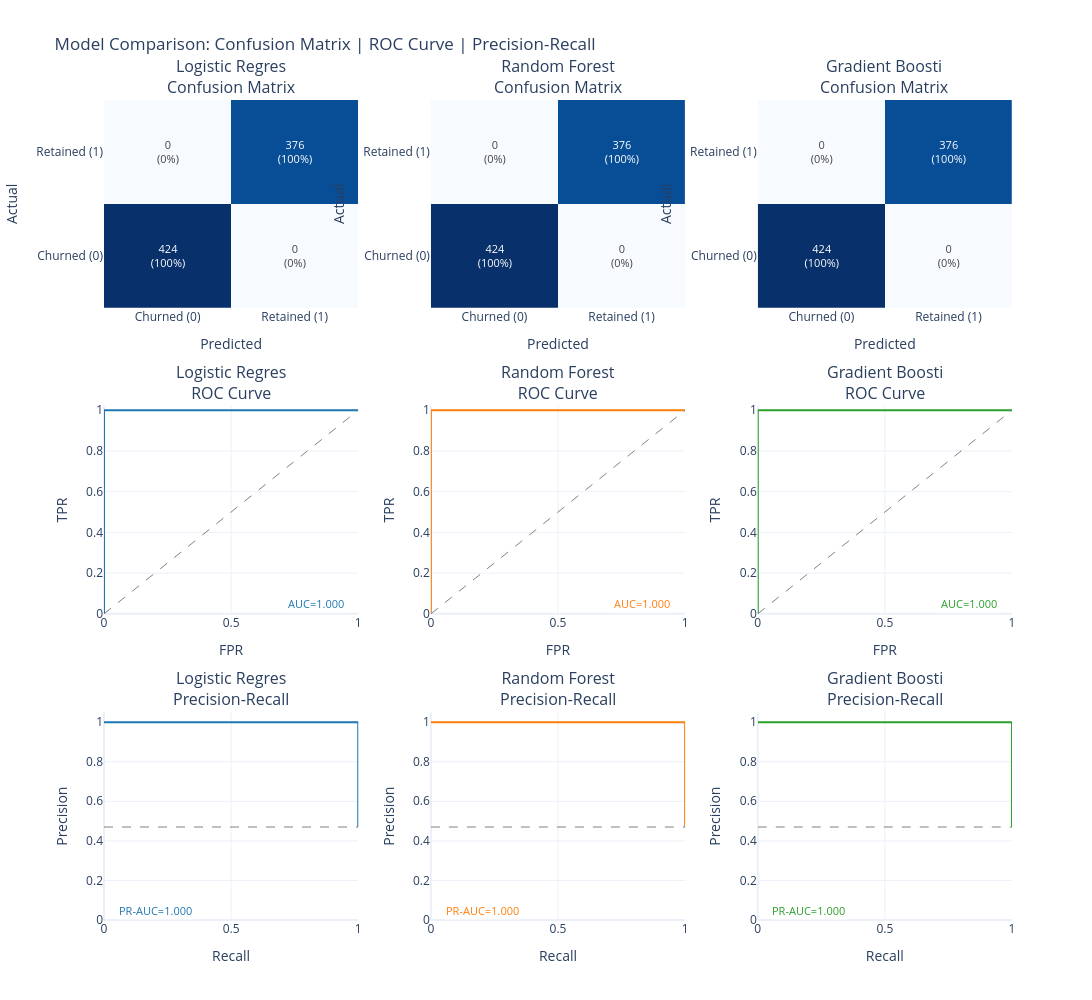

The notebook cell this image was saved under:
### Markdown cell above
## 8.6 Model Comparison Grid

This visualization shows all models side-by-side with:
- **Row 1**: Confusion matrices (counts and percentages)
- **Row 2**: ROC curves with AUC scores
- **Row 3**: Precision-Recall curves with PR-AUC scores

**📖 How to Read:**
- **Confusion Matrix**: Diagonal = correct predictions. Off-diagonal = errors.
- **ROC Curve**: Higher curve = better. AUC > 0.8 is good, > 0.9 is excellent.
- **PR Curve**: Higher curve = better at finding positives without false alarms.

### Code cell
if not _skip_modeling:
    grid_results = {
        name: {"y_pred": data["y_pred"], "y_pred_proba": data["y_pred_proba"]}
        for name, data in model_predictions.items()
    }

    if _is_binary:
        fig = charts.model_comparison_grid(
            grid_results, y_test,
            class_labels=["Churned (0)", "Retained (1)"],
            title="Model Comparison: Confusion Matrix | ROC Curve | Precision-Recall"
        )
        display_figure(fig)
    else:
        import numpy as np
        import plotly.graph_objects as go
        from plotly.subplots import make_subplots
        from sklearn.metrics import confusion_matrix

        model_names = list(grid_results.keys())
        n_models = len(model_names)
        fig = make_subplots(rows=1, cols=n_models, subplot_titles=[f"{n[:20]}" for n in model_names])
        for i, name in enumerate(model_names):
            cm = confusion_matrix(y_test, grid_results[name]["y_pred"])
            fig.add_trace(go.Heatmap(
                z=cm, x=list(range(cm.shape[1])), y=list(range(cm.shape[0])),
                text=cm.astype(str), texttemplate="%{text}", showscale=False,
                colorscale="Blues",
            ), row=1, col=i + 1)
        fig.update_layout(title="Model Comparison: Confusion Matrices (multiclass)", height=400, width=350 * n_models + 50)
        display_figure(fig)

    print("\n" + "=" * 80)
    print("METRICS SUMMARY")
    print("=" * 80)
    _metrics_cols = ["Model", "Test AUC", "F1-Score", "Precision", "Recall"]
    if _is_binary:
        _metrics_cols.insert(2, "PR-AUC")
    display_table(results_df[_metrics_cols])

### Figure 1 — Plotly figure (JSON) as saved in the notebook; plotly's stock layout.template omitted (floating-point values rounded to 4 significant figures; data arrays with more than 128 entries replaced by an {"elided": "..."} marker saying what was removed)
{"data": [{"colorscale": [[0.0, "rgb(247,251,255)"], [0.125, "rgb(222,235,247)"], [0.25, "rgb(198,219,239)"], [0.375, "rgb(158,202,225)"], [0.5, "rgb(107,174,214)"], [0.625, "rgb(66,146,198)"], [0.75, "rgb(33,113,181)"], [0.875, "rgb(8,81,156)"], [1.0, "rgb(8,48,107)"]], "hovertemplate": "Actual: %{y}<br>Predicted: %{x}<br>Count: %{z}<extra></extra>", "showscale": false, "text": [["424<br>(100%)", "0<br>(0%)"], ["0<br>(0%)", "376<br>(100%)"]], "textfont": {"size": 11}, "texttemplate": "%{text}", "type": "heatmap", "x": ["Churned (0)", "Retained (1)"], "xaxis": "x", "y": ["Churned (0)", "Retained (1)"], "yaxis": "y", "z": [[424, 0], [0, 376]]}, {"hovertemplate": "FPR: %{x:.2f}<br>TPR: %{y:.2f}<extra></extra>", "line": {"color": "#1f77b4", "width": 2}, "mode": "lines", "name": "AUC=1.000", "showlegend": false, "type": "scatter", "x": [0.0, 0.0, 0.0, 1.0], "xaxis": "x4", "y": [0.0, 0.01064, 1.0, 1.0], "yaxis": "y4"}, {"hoverinfo": "skip", "line": {"color": "gray", "dash": "dash", "width": 1}, "mode": "lines", "showlegend": false, "type": "scatter", "x": [0, 1], "xaxis": "x4", "y": [0, 1], "yaxis": "y4"}, {"hovertemplate": "Recall: %{x:.2f}<br>Precision: %{y:.2f}<extra></extra>", "line": {"color": "#1f77b4", "width": 2}, "mode": "lines", "name": "PR-AUC=1.000", "showlegend": false, "type": "scatter", "x": {"elided": "201 float values"}, "xaxis": "x7", "y": {"elided": "201 float values"}, "yaxis": "y7"}, {"hoverinfo": "skip", "line": {"color": "gray", "dash": "dash", "width": 1}, "mode": "lines", "showlegend": false, "type": "scatter", "x": [0, 1], "xaxis": "x7", "y": [0.47, 0.47], "yaxis": "y7"}, {"colorscale": [[0.0, "rgb(247,251,255)"], [0.125, "rgb(222,235,247)"], [0.25, "rgb(198,219,239)"], [0.375, "rgb(158,202,225)"], [0.5, "rgb(107,174,214)"], [0.625, "rgb(66,146,198)"], [0.75, "rgb(33,113,181)"], [0.875, "rgb(8,81,156)"], [1.0, "rgb(8,48,107)"]], "hovertemplate": "Actual: %{y}<br>Predicted: %{x}<br>Count: %{z}<extra></extra>", "showscale": false, "text": [["424<br>(100%)", "0<br>(0%)"], ["0<br>(0%)", "376<br>(100%)"]], "textfont": {"size": 11}, "texttemplate": "%{text}", "type": "heatmap", "x": ["Churned (0)", "Retained (1)"], "xaxis": "x2", "y": ["Churned (0)", "Retained (1)"], "yaxis": "y2", "z": [[424, 0], [0, 376]]}, {"hovertemplate": "FPR: %{x:.2f}<br>TPR: %{y:.2f}<extra></extra>", "line": {"color": "#ff7f0e", "width": 2}, "mode": "lines", "name": "AUC=1.000", "showlegend": false, "type": "scatter", "x": [0.0, 0.0, 1.0], "xaxis": "x5", "y": [0.0, 1.0, 1.0], "yaxis": "y5"}, {"hoverinfo": "skip", "line": {"color": "gray", "dash": "dash", "width": 1}, "mode": "lines", "showlegend": false, "type": "scatter", "x": [0, 1], "xaxis": "x5", "y": [0, 1], "yaxis": "y5"}, {"hovertemplate": "Recall: %{x:.2f}<br>Precision: %{y:.2f}<extra></extra>", "line": {"color": "#ff7f0e", "width": 2}, "mode": "lines", "name": "PR-AUC=1.000", "showlegend": false, "type": "scatter", "x": [1.0, 1.0, 0.0], "xaxis": "x8", "y": [0.47, 1.0, 1.0], "yaxis": "y8"}, {"hoverinfo": "skip", "line": {"color": "gray", "dash": "dash", "width": 1}, "mode": "lines", "showlegend": false, "type": "scatter", "x": [0, 1], "xaxis": "x8", "y": [0.47, 0.47], "yaxis": "y8"}, {"colorscale": [[0.0, "rgb(247,251,255)"], [0.125, "rgb(222,235,247)"], [0.25, "rgb(198,219,239)"], [0.375, "rgb(158,202,225)"], [0.5, "rgb(107,174,214)"], [0.625, "rgb(66,146,198)"], [0.75, "rgb(33,113,181)"], [0.875, "rgb(8,81,156)"], [1.0, "rgb(8,48,107)"]], "hovertemplate": "Actual: %{y}<br>Predicted: %{x}<br>Count: %{z}<extra></extra>", "showscale": false, "text": [["424<br>(100%)", "0<br>(0%)"], ["0<br>(0%)", "376<br>(100%)"]], "textfont": {"size": 11}, "texttemplate": "%{text}", "type": "heatmap", "x": ["Churned (0)", "Retained (1)"], "xaxis": "x3", "y": ["Churned (0)", "Retained (1)"], "yaxis": "y3", "z": [[424, 0], [0, 376]]}, {"hovertemplate": "FPR: %{x:.2f}<br>TPR: %{y:.2f}<extra></extra>", "line": {"color": "#2ca02c", "width": 2}, "mode": "lines", "name": "AUC=1.000", "showlegend": false, "type": "scatter", "x": [0.0, 0.0, 0.0, 0.0, 0.0, 0.0, 0.0, 0.0, 0.0, 0.0, 0.0, 0.0, 0.0, 0.0, 0.0, 0.0, 0.0, 0.0283, 0.04717, 0.2736, 0.2925, 0.3208, 0.3585, 0.3774, 0.4245, 0.4528, 0.4906, 0.5094, 0.5472, 0.5755, 0.6038, 0.6226, 0.6509, 0.6887, 0.717, 0.7358, 0.7642, 0.783, 0.8113, 0.8396, 0.8868, 0.8962, 0.9528, 0.9906, 1.0], "xaxis": "x6", "y": [0.0, 0.01064, 0.09574, 0.117, 0.1489, 0.1596, 0.3617, 0.3936, 0.4362, 0.4574, 0.4787, 0.5, 0.5213, 0.5638, 0.5745, 0.6596, 1.0, 1.0, 1.0, 1.0, 1.0, 1.0, 1.0, 1.0, 1.0, 1.0, 1.0, 1.0, 1.0, 1.0, 1.0, 1.0, 1.0, 1.0, 1.0, 1.0, 1.0, 1.0, 1.0, 1.0, 1.0, 1.0, 1.0, 1.0, 1.0], "yaxis": "y6"}, {"hoverinfo": "skip", "line": {"color": "gray", "dash": "dash", "width": 1}, "mode": "lines", "showlegend": false, "type": "scatter", "x": [0, 1], "xaxis": "x6", "y": [0, 1], "yaxis": "y6"}, {"hovertemplate": "Recall: %{x:.2f}<br>Precision: %{y:.2f}<extra></extra>", "line": {"color": "#2ca02c", "width": 2}, "mode": "lines", "name": "PR-AUC=1.000", "showlegend": false, "type": "scatter", "x": {"elided": "132 float values"}, "xaxis": "x9", "y": {"elided": "132 float values"}, "yaxis": "y9"}, {"hoverinfo": "skip", "line": {"color": "gray", "dash": "dash", "width": 1}, "mode": "lines", "showlegend": false, "type": "scatter", "x": [0, 1], "xaxis": "x9", "y": [0.47, 0.47], "yaxis": "y9"}], "layout": {"annotations": [{"font": {"size": 16}, "showarrow": false, "text": "Logistic Regres<br>Confusion Matrix", "x": 0.14, "xanchor": "center", "xref": "paper", "y": 1.0, "yanchor": "bottom", "yref": "paper"}, {"font": {"size": 16}, "showarrow": false, "text": "Random Forest<br>Confusion Matrix", "x": 0.5, "xanchor": "center", "xref": "paper", "y": 1.0, "yanchor": "bottom", "yref": "paper"}, {"font": {"size": 16}, "showarrow": false, "text": "Gradient Boosti<br>Confusion Matrix", "x": 0.86, "xanchor": "center", "xref": "paper", "y": 1.0, "yanchor": "bottom", "yref": "paper"}, {"font": {"size": 16}, "showarrow": false, "text": "Logistic Regres<br>ROC Curve", "x": 0.14, "xanchor": "center", "xref": "paper", "y": 0.6267, "yanchor": "bottom", "yref": "paper"}, {"font": {"size": 16}, "showarrow": false, "text": "Random Forest<br>ROC Curve", "x": 0.5, "xanchor": "center", "xref": "paper", "y": 0.6267, "yanchor": "bottom", "yref": "paper"}, {"font": {"size": 16}, "showarrow": false, "text": "Gradient Boosti<br>ROC Curve", "x": 0.86, "xanchor": "center", "xref": "paper", "y": 0.6267, "yanchor": "bottom", "yref": "paper"}, {"font": {"size": 16}, "showarrow": false, "text": "Logistic Regres<br>Precision-Recall", "x": 0.14, "xanchor": "center", "xref": "paper", "y": 0.2533, "yanchor": "bottom", "yref": "paper"}, {"font": {"size": 16}, "showarrow": false, "text": "Random Forest<br>Precision-Recall", "x": 0.5, "xanchor": "center", "xref": "paper", "y": 0.2533, "yanchor": "bottom", "yref": "paper"}, {"font": {"size": 16}, "showarrow": false, "text": "Gradient Boosti<br>Precision-Recall", "x": 0.86, "xanchor": "center", "xref": "paper", "y": 0.2533, "yanchor": "bottom", "yref": "paper"}, {"bgcolor": "rgba(255,255,255,0.8)", "font": {"color": "#1f77b4", "size": 11}, "showarrow": false, "text": "AUC=1.000", "x": 0.95, "xanchor": "right", "xref": "x4", "y": 0.05, "yref": "y4"}, {"bgcolor": "rgba(255,255,255,0.8)", "font": {"color": "#1f77b4", "size": 11}, "showarrow": false, "text": "PR-AUC=1.000", "x": 0.05, "xanchor": "left", "xref": "x7", "y": 0.05, "yref": "y7"}, {"bgcolor": "rgba(255,255,255,0.8)", "font": {"color": "#ff7f0e", "size": 11}, "showarrow": false, "text": "AUC=1.000", "x": 0.95, "xanchor": "right", "xref": "x5", "y": 0.05, "yref": "y5"}, {"bgcolor": "rgba(255,255,255,0.8)", "font": {"color": "#ff7f0e", "size": 11}, "showarrow": false, "text": "PR-AUC=1.000", "x": 0.05, "xanchor": "left", "xref": "x8", "y": 0.05, "yref": "y8"}, {"bgcolor": "rgba(255,255,255,0.8)", "font": {"color": "#2ca02c", "size": 11}, "showarrow": false, "text": "AUC=1.000", "x": 0.95, "xanchor": "right", "xref": "x6", "y": 0.05, "yref": "y6"}, {"bgcolor": "rgba(255,255,255,0.8)", "font": {"color": "#2ca02c", "size": 11}, "showarrow": false, "text": "PR-AUC=1.000", "x": 0.05, "xanchor": "left", "xref": "x9", "y": 0.05, "yref": "y9"}], "height": 1000, "showlegend": false, "title": {"text": "Model Comparison: Confusion Matrix | ROC Curve | Precision-Recall"}, "width": 1100, "xaxis": {"anchor": "y", "domain": [0.0, 0.28], "title": {"text": "Predicted"}}, "xaxis2": {"anchor": "y2", "domain": [0.36, 0.64], "title": {"text": "Predicted"}}, "xaxis3": {"anchor": "y3", "domain": [0.72, 1.0], "title": {"text": "Predicted"}}, "xaxis4": {"anchor": "y4", "domain": [0.0, 0.28], "range": [0, 1], "title": {"text": "FPR"}}, "xaxis5": {"anchor": "y5", "domain": [0.36, 0.64], "range": [0, 1], "title": {"text": "FPR"}}, "xaxis6": {"anchor": "y6", "domain": [0.72, 1.0], "range": [0, 1], "title": {"text": "FPR"}}, "xaxis7": {"anchor": "y7", "domain": [0.0, 0.28], "range": [0, 1], "title": {"text": "Recall"}}, "xaxis8": {"anchor": "y8", "domain": [0.36, 0.64], "range": [0, 1], "title": {"text": "Recall"}}, "xaxis9": {"anchor": "y9", "domain": [0.72, 1.0], "range": [0, 1], "title": {"text": "Recall"}}, "yaxis": {"anchor": "x", "domain": [0.7467, 1.0], "title": {"text": "Actual"}}, "yaxis2": {"anchor": "x2", "domain": [0.7467, 1.0], "title": {"text": "Actual"}}, "yaxis3": {"anchor": "x3", "domain": [0.7467, 1.0], "title": {"text": "Actual"}}, "yaxis4": {"anchor": "x4", "domain": [0.3733, 0.6267], "range": [0, 1.02], "title": {"text": "TPR"}}, "yaxis5": {"anchor": "x5", "domain": [0.3733, 0.6267], "range": [0, 1.02], "title": {"text": "TPR"}}, "yaxis6": {"anchor": "x6", "domain": [0.3733, 0.6267], "range": [0, 1.02], "title": {"text": "TPR"}}, "yaxis7": {"anchor": "x7", "domain": [0.0, 0.2533], "range": [0, 1.05], "title": {"text": "Precision"}}, "yaxis8": {"anchor": "x8", "domain": [0.0, 0.2533], "range": [0, 1.05], "title": {"text": "Precision"}}, "yaxis9": {"anchor": "x9", "domain": [0.0, 0.2533], "range": [0, 1.05], "title": {"text": "Precision"}}}}
